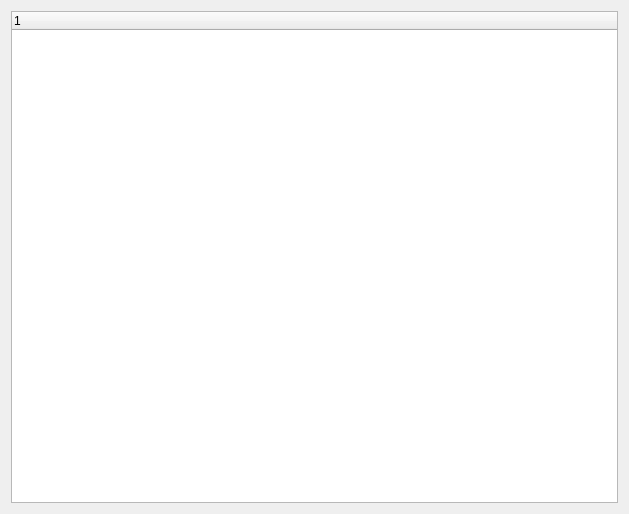
<?xml version="1.0" encoding="UTF-8"?>
<ui version="4.0">
 <class>RemoteFileBrowser</class>
 <widget class="QWidget" name="RemoteFileBrowser">
  <property name="geometry">
   <rect>
    <x>0</x>
    <y>0</y>
    <width>629</width>
    <height>514</height>
   </rect>
  </property>
  <property name="windowTitle">
   <string>Form</string>
  </property>
  <layout class="QVBoxLayout" name="verticalLayout_2">
   <item>
    <layout class="QVBoxLayout" name="verticalLayout" stretch="0">
     <item>
      <widget class="QTreeWidget" name="remoteFileBrowser">
       <property name="sizePolicy">
        <sizepolicy hsizetype="Preferred" vsizetype="Preferred">
         <horstretch>0</horstretch>
         <verstretch>0</verstretch>
        </sizepolicy>
       </property>
       <property name="styleSheet">
        <string notr="true">QTreeView::item { 
height: 30px; 
font-size: 14px; 
}</string>
       </property>
       <column>
        <property name="text">
         <string notr="true">1</string>
        </property>
       </column>
      </widget>
     </item>
    </layout>
   </item>
  </layout>
 </widget>
 <resources/>
 <connections/>
</ui>
